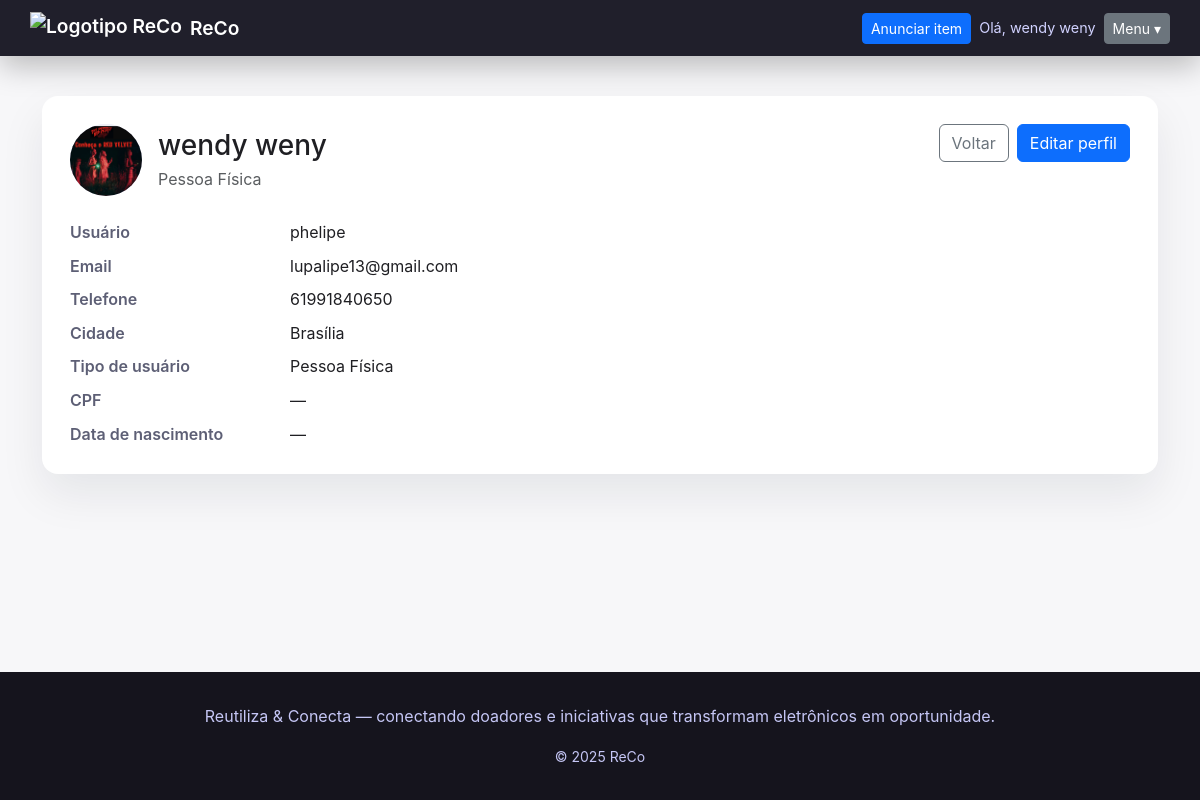
The app's page /perfil/ (signed in) with its own data.
### usuario/models.py (models this page shows, shortened)
class Profile(models.Model):
    USER_TYPE_CHOICES = (
        ('pf', 'Pessoa Física'),
        ('pj', 'Empresa/ONG'),
    )
    CITY_CHOICES = (
        ('brasilia', 'Brasília'),
        ('taguatinga', 'Taguatinga'),
        ('ceilandia', 'Ceilândia'),
        ('samambaia', 'Samambaia'),
        ('sobradinho', 'Sobradinho'),
        ('gama', 'Gama'),
        ('planaltina', 'Planaltina'),
        ('aguas_lindas', 'Águas Lindas'),
        ('valparaiso', 'Valparaíso de Goiás'),
        ('novo_gama', 'Novo Gama'),
        ('formosa', 'Formosa'),
    )
    user = models.OneToOneField(User, on_delete=models.CASCADE, related_name='profile')
    phone = models.CharField("Telefone", max_length=20, blank=True)
    city = models.CharField("Cidade", max_length=50, choices=CITY_CHOICES, blank=True)
    user_type = models.CharField("Tipo de usuário", max_length=2, choices=USER_TYPE_CHOICES, default='pf')
    cpf_cnpj = models.CharField("CPF/CNPJ", max_length=30, blank=True)
    razao_social = models.CharField("Razão social", max_length=255, blank=True)
    birth_date = models.DateField("Data de nascimento", null=True, blank=True)
    profile_photo = models.ImageField("Foto do perfil", upload_to='profiles/', blank=True, null=True)

### perfil/views.py (the view)
# urls.py: path('', views.index, name='home'),
@login_required(login_url='usuario:login')
def index(request):
    profile, _ = Profile.objects.get_or_create(user=request.user)
    context = {
        'user': request.user,
        'profile': profile,
    }
    return render(request, 'perfil/profile.html', context)

### templates/perfil/profile.html (shortened to what this page needs)
{% extends 'base.html' %}
{% block content %}
  <div class="container">
    <section class="profile-summary">
      <div class="d-flex flex-wrap justify-content-between align-items-start mb-4 gap-3">
        <div class="profile-summary__identity">
          <div class="profile-photo">
            {% if profile.profile_photo %}
              <img src="{{ profile.profile_photo.url }}" alt="Foto de {{ user.get_full_name|default:user.username }}">
            {% else %}
              <span>{{ user.first_name|default:user.username|slice:':1'|upper }}</span>
            {% endif %}
          </div>
          <div>
            <h1 class="h3 mb-1">{{ user.get_full_name|default:user.username }}</h1>
            <p class="text-muted mb-0">{{ profile.get_user_type_display|default:"Perfil incompleto" }}</p>
          </div>
        </div>
        <div class="d-flex gap-2">
          <a class="btn btn-outline-secondary" href="{% url 'home' %}">Voltar</a>
          <a class="btn btn-primary" href="{% url 'perfil:edit' %}">Editar perfil</a>
        </div>
      </div>
      <dl>
        <dt>Usuário</dt>
        <dd>{{ user.username }}</dd>
        <dt>Email</dt>
        <dd>{{ user.email|default:"—" }}</dd>
        <dt>Telefone</dt>
        <dd>{{ profile.phone|default:"—" }}</dd>
        <dt>Cidade</dt>
        <dd>{% if profile.city %}{{ profile.get_city_display }}{% else %}—{% endif %}</dd>
        <dt>Tipo de usuário</dt>
        <dd>{% if profile.user_type %}{{ profile.get_user_type_display }}{% else %}—{% endif %}</dd>
        {% if profile.user_type == 'pf' %}
          <dt>CPF</dt>
          <dd>{{ profile.cpf_cnpj|default:"—" }}</dd>
          <dt>Data de nascimento</dt>
          <dd>{% if profile.birth_date %}{{ profile.birth_date|date:"d/m/Y" }}{% else %}—{% endif %}</dd>
        {% elif profile.user_type == 'pj' %}
          <dt>CNPJ</dt>
          <dd>{{ profile.cpf_cnpj|default:"—" }}</dd>
          <dt>Razão social</dt>
          <dd>{{ profile.razao_social|default:"—" }}</dd>
        {% endif %}
      </dl>
    </section>
  </div>
{% endblock %}

### templates/base.html (shortened to what this page needs)
<!doctype html>
{% load static %}
<html lang="pt-br">
<head>
  <link rel="stylesheet" href="{% static 'css/bootstrap.min.css' %}">
  <link rel="stylesheet" href="{% static 'css/style.css' %}">
</head>
<body>
  <header class="site-header">
    <div class="container nav-container">
      <a class="brand" href="{% url 'home' %}">
        <img src="{% static 'images/logo.svg' %}" alt="Logotipo ReCo" height="32" loading="lazy">
        <span>ReCo</span>
      </a>
      <div class="nav-actions">
        {% if request.user.is_authenticated %}
          <a class="btn btn-primary btn-sm" href="{% url 'marketplace:create' %}">Anunciar item</a>
          <span class="welcome">Olá, {{ request.user.first_name|default:request.user.username }}</span>
          <div class="nav-dropdown">
            <button class="btn btn-secondary btn-sm" type="button" data-nav-toggle>
              Menu
              <span aria-hidden="true">▾</span>
            </button>
          </div>
        {% else %}
          <a class="btn btn-outline-light btn-sm" href="{% url 'usuario:login' %}">Entrar</a>
          <a class="btn btn-light btn-sm" href="{% url 'usuario:register' %}">Criar conta</a>
        {% endif %}
      </div>
    </div>
  </header>
  <main class="site-main">
    {% block content %}{% endblock %}
  </main>
  <footer class="site-footer">
    <div class="container">
      <p>Reutiliza &amp; Conecta — conectando doadores e iniciativas que transformam eletrônicos em oportunidade.</p>
      <small>&copy; {% now "Y" %} ReCo</small>
    </div>
  </footer>
</body>
</html>

### static/css/style.css (style rules this page uses)
:root { --bg-page: #f7f7f9; --bg-dark: #201f2b; --bg-darker: #15141d; --text-primary: #1f1f23; --text-muted: #5d5f75; --brand: #5f4dee; --brand-dark: #4b3ad3; --card-shadow: 0 20px 45px rgba(15, 22, 38, 0.08); }
* { box-sizing: border-box; }
body { font-family: 'Inter', 'Segoe UI', system-ui, -apple-system, BlinkMacSystemFont, sans-serif; margin: 0; color: var(--text-primary); background: var(--bg-page); min-height: 100vh; display: flex; flex-direction: column; }
a { color: inherit; text-decoration: none; }
.site-header { background: var(--bg-dark); color: #fff; box-shadow: 0 10px 30px rgba(0, 0, 0, 0.25); }
.nav-container { display: flex; align-items: center; justify-content: space-between; gap: 1rem; padding: 0.75rem 0; }
.brand { display: inline-flex; gap: 0.5rem; align-items: center; font-weight: 600; font-size: 1.2rem; color: #fff; }
.nav-actions { display: flex; align-items: center; gap: 0.5rem; flex-wrap: wrap; }
.nav-actions .welcome { color: #d1d2ff; font-size: 0.9rem; }
.nav-dropdown { position: relative; }
.nav-dropdown button { display: inline-flex; align-items: center; gap: 0.25rem; }
.site-main { padding: 2.5rem 0 3.5rem; flex: 1; }
.site-footer { background: var(--bg-darker); color: #c5c6f5; padding: 2rem 0; text-align: center; }
.section-card, .form-card, .profile-summary { background: #fff; border-radius: 1rem; padding: 1.75rem; box-shadow: var(--card-shadow); }
.profile-summary dl { display: grid; grid-template-columns: minmax(120px, 200px) 1fr; column-gap: 1.25rem; row-gap: 0.6rem; margin: 0; }
.profile-summary__identity { display: flex; align-items: center; gap: 1rem; }
.profile-photo { width: 72px; height: 72px; border-radius: 50%; overflow: hidden; background: rgba(95, 77, 238, 0.18); color: var(--brand); display: inline-flex; align-items: center; justify-content: center; font-weight: 600; font-size: 1.5rem; }
.profile-photo img { width: 100%; height: 100%; object-fit: cover; }
.profile-summary dt { font-weight: 600; color: var(--text-muted); }
.profile-summary dd { margin: 0; }

### records on screen
Profile: profile_photo (picture), user_type "Pessoa Física", phone "61991840650", city "Brasília", cpf_cnpj "—"

### other values on screen
{{ request.user.first_name|default:request.user.username }} "wendy weny"
{{ user.get_full_name|default:user.username }} "wendy weny"
{{ user.username }} "phelipe"
{{ user.email|default:"—" }} "lupalipe13@gmail.com"
